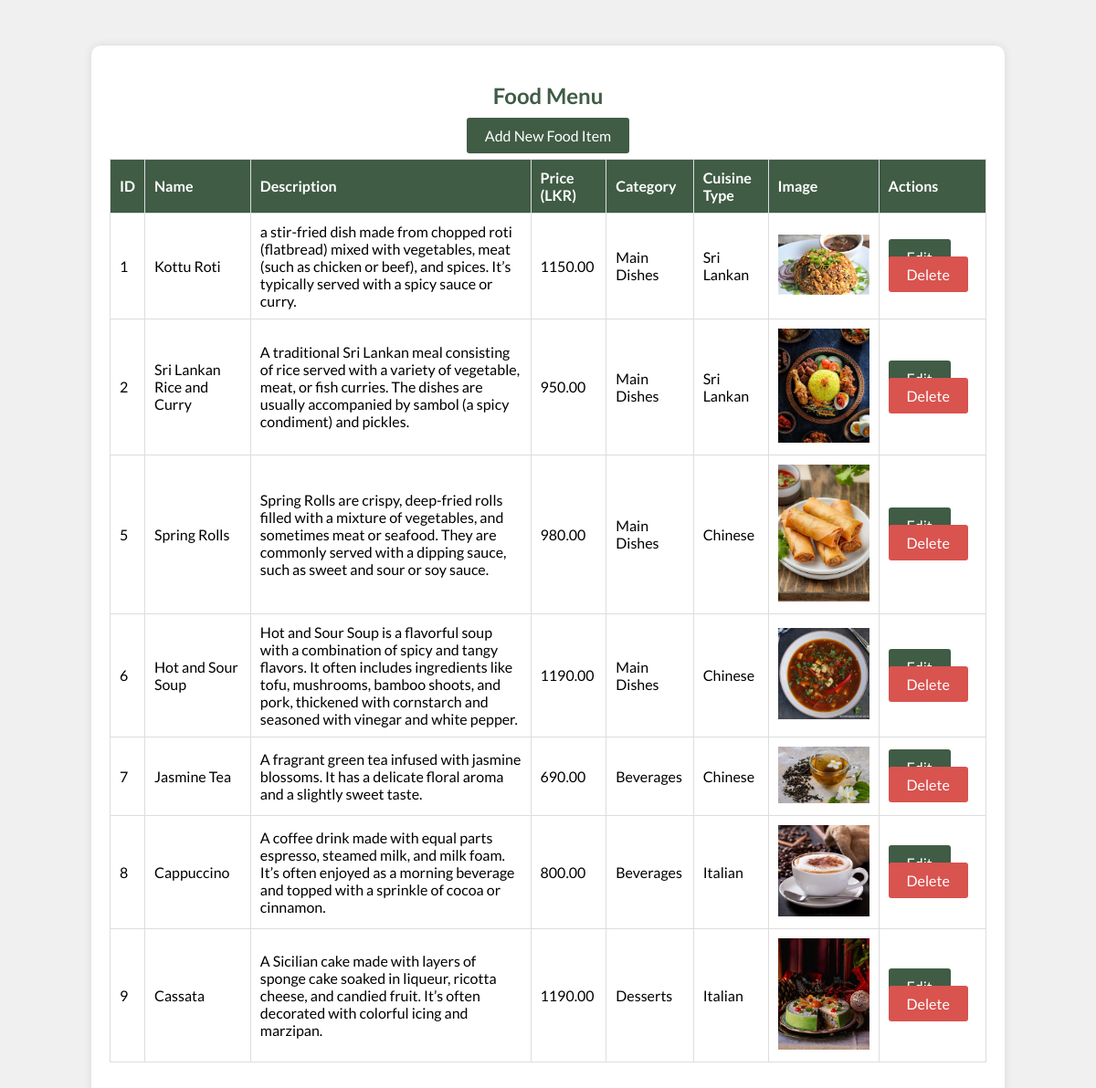
The page /Pages/ufm.php on the database its author committed.
### tables this page shows
CREATE TABLE `menu` (
  `id` int(11) NOT NULL,
  `name` varchar(255) NOT NULL,
  `description` text DEFAULT NULL,
  `price` decimal(10,2) NOT NULL,
  `cousin_type` varchar(255) DEFAULT NULL,
  `category` varchar(255) DEFAULT NULL,
  `image` varchar(255) DEFAULT NULL,
  `created_at` timestamp NOT NULL DEFAULT current_timestamp()
);

### Pages/ufm.php (the view, shortened to what this page needs)
<?php
include("../Components/db.php");
$query = "SELECT * FROM menu";
$result = mysqli_query($con, $query);
?>
<!DOCTYPE html>
<html lang="en">
<head>
</head>
<body>
    <div class="admin-food-menu-container">
        <h2>Food Menu</h2>
        <p><a href="admin_addfoodsform.php" class="button">Add New Food Item</a></p>
        <table>
            <thead>
                <tr>
                    <th>ID</th>
                    <th>Name</th>
                    <th>Description</th>
                    <th>Price (LKR)</th>
                    <th>Category</th>
                    <th>Cuisine Type</th>
                    <th>Image</th>
                    <th>Actions</th>
                </tr>
            </thead>
            <tbody>
                <?php
                if ($result && mysqli_num_rows($result) > 0) {
                    while ($row = mysqli_fetch_assoc($result)) {
                        echo "<tr>
                            <td>{$row['id']}</td>
                            <td>{$row['name']}</td>
                            <td>{$row['description']}</td>
                            <td>{$row['price']}</td>
                            <td>{$row['category']}</td>
                            <td>{$row['cousin_type']}</td>
                            <td><img src='../uploads/{$row['image']}' alt='Image' width='100'></td>
                            <td>
                                <a href='editfood.php?id={$row['id']}' class='button'>Edit</a>
                                <a href='adminfoodmenu.php?delete_id={$row['id']}' class='button delete' onclick='return confirm(\"Are you sure you want to delete this item?\");'>Delete</a>
                            </td>
                        </tr>";
                    }
                } else {
                    echo "<tr><td colspan='8'>No food items found</td></tr>";
                }
                ?>
            </tbody>
        </table>
    </div>
</body>
</html>

### Pages/ufm.php (style rules this page uses)
body { font-family: 'Lato', sans-serif; background-color: #f0f0f0; display: flex; flex-direction: column; align-items: center; margin: 0; }
.admin-food-menu-container { width: 80%; background-color: #fff; padding: 20px; border-radius: 10px; box-shadow: 0 0 10px rgba(0, 0, 0, 0.1); margin-top: 50px; }
.admin-food-menu-container h2 { font-weight: 600; margin-bottom: 20px; text-align: center; color: #405c45; }
.admin-food-menu-container table { width: 100%; border-collapse: collapse; margin-bottom: 20px; }
.admin-food-menu-container table, .admin-food-menu-container th, .admin-food-menu-container td { border: 1px solid #ddd; }
.admin-food-menu-container th, .admin-food-menu-container td { padding: 10px; text-align: left; }
.admin-food-menu-container th { background-color: #405c45; color: white; }
.admin-food-menu-container a { color: #405c45; text-decoration: none; }
.admin-food-menu-container .button { background-color: #405c45; color: white; padding: 10px 20px; border: none; border-radius: 3px; cursor: pointer; text-decoration: none; }
.admin-food-menu-container .button.delete { background-color: #d9534f; }
.admin-food-menu-container p { text-align: center; }

### rows shown on the page
menu: id "1", name "Kottu Roti", description "a stir-fried dish made from chopped roti (flatbread) mixed with vegetables, meat (such as chicken or beef), and spices. It’s typically served with a spicy sauce or curry.", price "1150.00", category "Main Dishes", cousin_type "Sri Lankan", image (picture)
menu: id "2", name "Sri Lankan Rice and Curry", description "A traditional Sri Lankan meal consisting of rice served with a variety of vegetable, meat, or fish curries. The dishes are usually accompanied by sambol (a spicy condiment) and pickles.", price "950.00", category "Main Dishes", cousin_type "Sri Lankan", image (picture)
menu: id "5", name "Spring Rolls", description "Spring Rolls are crispy, deep-fried rolls filled with a mixture of vegetables, and sometimes meat or seafood. They are commonly served with a dipping sauce, such as sweet and sour or soy sauce.", price "980.00", category "Main Dishes", cousin_type "Chinese", image (picture)
menu: id "6", name "Hot and Sour Soup", description "Hot and Sour Soup is a flavorful soup with a combination of spicy and tangy flavors. It often includes ingredients like tofu, mushrooms, bamboo shoots, and pork, thickened with cornstarch and seasoned with vinegar and white pepper.", price "1190.00", category "Main Dishes", cousin_type "Chinese", image (picture)
menu: id "7", name "Jasmine Tea", description "A fragrant green tea infused with jasmine blossoms. It has a delicate floral aroma and a slightly sweet taste.", price "690.00", category "Beverages", cousin_type "Chinese", image (picture)
menu: id "8", name "Cappuccino", description "A coffee drink made with equal parts espresso, steamed milk, and milk foam. It’s often enjoyed as a morning beverage and topped with a sprinkle of cocoa or cinnamon.", price "800.00", category "Beverages", cousin_type "Italian", image (picture)
menu: id "9", name "Cassata", description "A Sicilian cake made with layers of sponge cake soaked in liqueur, ricotta cheese, and candied fruit. It’s often decorated with colorful icing and marzipan.", price "1190.00", category "Desserts", cousin_type "Italian", image (picture)
